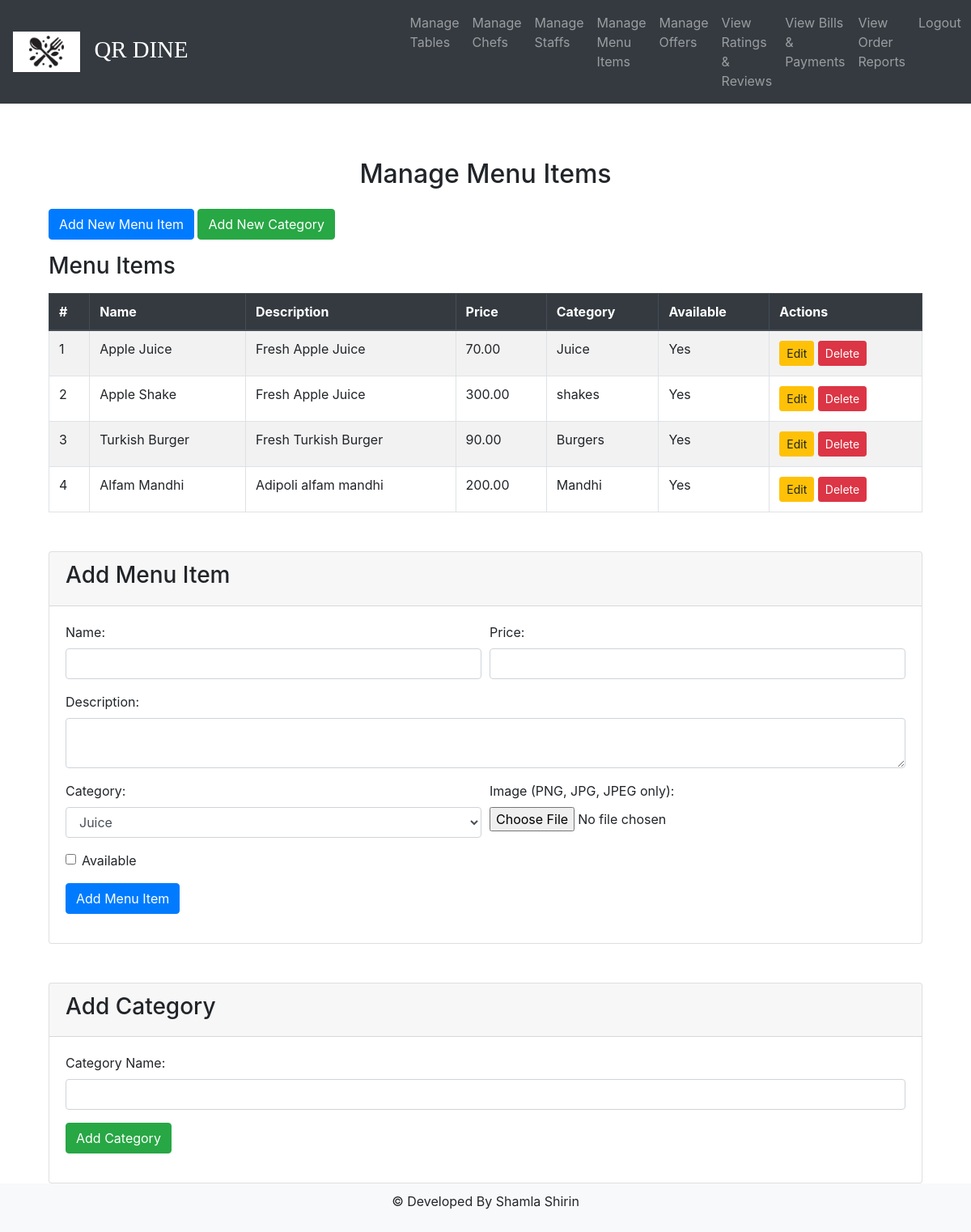
The page /menu/manage/ on the database its author committed.
### Smart_Menu_Application/models.py (models this page shows)
class MenuItem(models.Model):
    CATEGORY_ID = models.ForeignKey(Category, on_delete=models.CASCADE)
    name = models.CharField(max_length=100)
    description = models.TextField()
    price = models.DecimalField(max_digits=6, decimal_places=2)
    image = models.ImageField(upload_to='menu_images/')
    is_available = models.BooleanField(default=True)

class Category(models.Model):
    category_name = models.CharField(max_length=100)

### Smart_Menu_Application/views.py (the view)
# urls.py: path('menu/manage/', views.manage_menu_items, name='manage_menu_items'),
def manage_menu_items(request):
    menu_items = MenuItem.objects.all()
    categories = Category.objects.all()
    return render(request, 'admin/admin_manage_menu.html', {
        'menu_items': menu_items,
        'categories': categories
    })

### templates/admin/admin_manage_menu.html (shortened to what this page needs)
{% extends 'admin/base.html' %}
{% block content %}
<div class="container mt-5">
    <h2 class="text-center mb-4">Manage Menu Items</h2>
    <div class="mb-3 text-left">
        <a href="#addMenuItemForm" class="btn btn-primary">Add New Menu Item</a>
        <a href="#addCategoryForm" class="btn btn-success">Add New Category</a>
    </div>
    <h3 class="mb-3">Menu Items</h3>
    <table class="table table-bordered table-striped">
        <thead class="thead-dark">
            <tr>
                <th>#</th>
                <th>Name</th>
                <th>Description</th>
                <th>Price</th>
                <th>Category</th>
                <th>Available</th>
                <th>Actions</th>
            </tr>
        </thead>
        <tbody>
            {% for item in menu_items %}
            <tr>
                <td>{{ forloop.counter }}</td>
                <td>{{ item.name }}</td>
                <td>{{ item.description }}</td>
                <td>{{ item.price }}</td>
                <td>{{ item.CATEGORY_ID.category_name }}</td>
                <td>{{ item.is_available|yesno:"Yes,No" }}</td>
                <td>
                    <a href="{% url 'edit_menu_item' item.id %}" class="btn btn-warning btn-sm">Edit</a>
                    <a href="{% url 'delete_menu_item' item.id %}" class="btn btn-danger btn-sm">Delete</a>
                </td>
            </tr>
            {% endfor %}
        </tbody>
    </table>
    <div id="addMenuItemForm" class="card mb-5 mt-5">
        <div class="card-header">
            <h3>Add Menu Item</h3>
        </div>
        <div class="card-body">
            <form method="POST" enctype="multipart/form-data" action="{% url 'add_menu_item' %}" id="menuItemForm">
                <div class="form-row">
                    <div class="form-group col-md-6">
                        <label for="name">Name:</label>
                        <input type="text" id="name" name="name" class="form-control" required>
                    </div>
                    <div class="form-group col-md-6">
                        <label for="price">Price:</label>
                        <input type="number" step="0.01" id="price" name="price" class="form-control" required>
                    </div>
                </div>
                <div class="form-group">
                    <label for="description">Description:</label>
                    <textarea id="description" name="description" class="form-control" required></textarea>
                </div>
                <div class="form-row">
                    <div class="form-group col-md-6">
                        <label for="category">Category:</label>
                        <select id="category" name="category" class="form-control">
                            {% for category in categories %}
                                <option value="{{ category.id }}">{{ category.category_name }}</option>
                            {% endfor %}
                        </select>
                    </div>
                    <div class="form-group col-md-6">
                        <label for="image">Image (PNG, JPG, JPEG only):</label>
                        <input type="file" id="image" name="image" class="form-control-file" required accept=".png,.jpg,.jpeg">
                    </div>
                </div>
                <div class="form-group">
                    <div class="form-check">
                        <input type="checkbox" id="is_available" name="is_available" class="form-check-input">
                        <label for="is_available" class="form-check-label">Available</label>
                    </div>
                </div>
                <button type="submit" class="btn btn-primary">Add Menu Item</button>
            </form>
        </div>
    </div>
    <div id="addCategoryForm" class="card mt-5">
        <div class="card-header">
            <h3>Add Category</h3>
        </div>
        <div class="card-body">
            <form method="POST" action="{% url 'add_category' %}">
                <div class="form-group">
                    <label for="category_name">Category Name:</label>
                    <input type="text" id="category_name" name="category_name" class="form-control" required>
                </div>
                <button type="submit" class="btn btn-success">Add Category</button>
            </form>
        </div>
    </div>
</div>
{% endblock content %}

### templates/admin/base.html (style rules this page uses)
body { display: flex; flex-direction: column; min-height: 100vh; }

### rows shown on the page
MenuItem: name "Apple Juice", description "Fresh Apple Juice", price "70.00", CATEGORY_ID.category_name "Juice", is_available "Yes"
MenuItem: name "Apple Shake", description "Fresh Apple Juice", price "300.00", CATEGORY_ID.category_name "shakes", is_available "Yes"
MenuItem: name "Turkish Burger", description "Fresh Turkish Burger", price "90.00", CATEGORY_ID.category_name "Burgers", is_available "Yes"
MenuItem: name "Alfam Mandhi", description "Adipoli alfam mandhi", price "200.00", CATEGORY_ID.category_name "Mandhi", is_available "Yes"

### other values the page prints
form field category "Juice"
